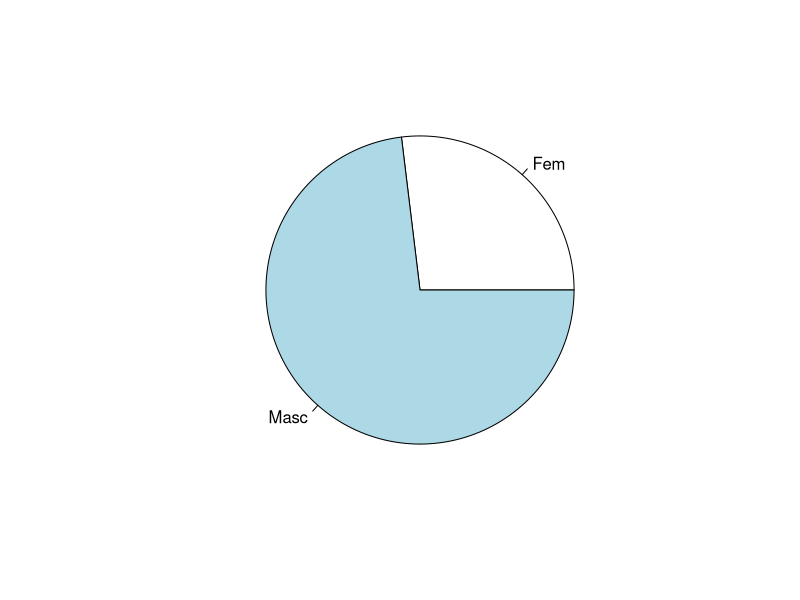
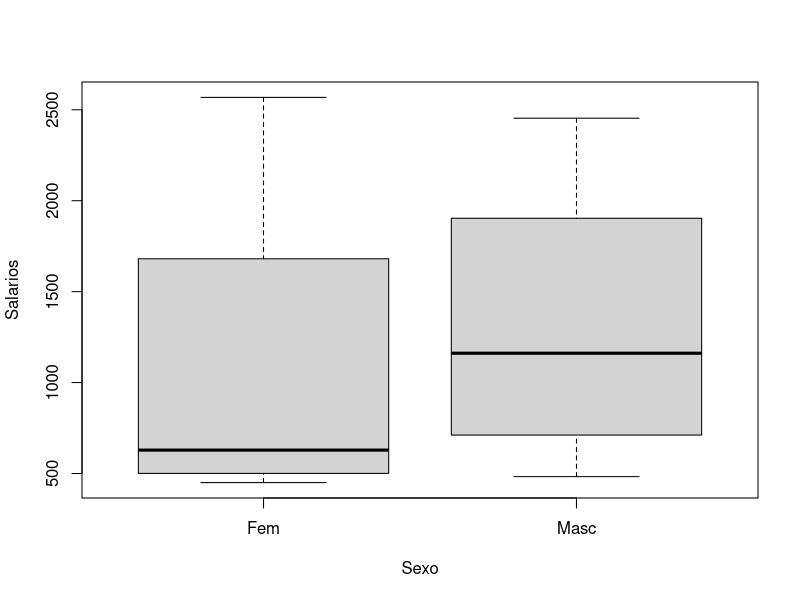
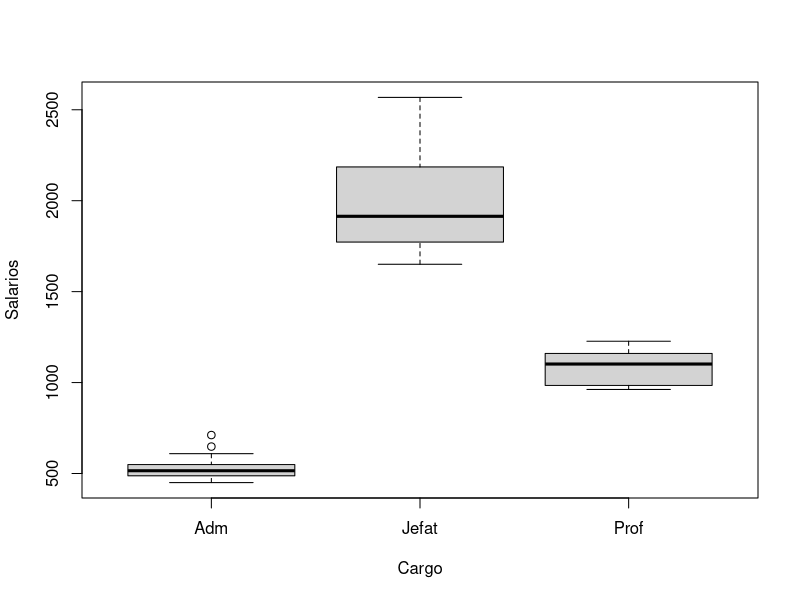
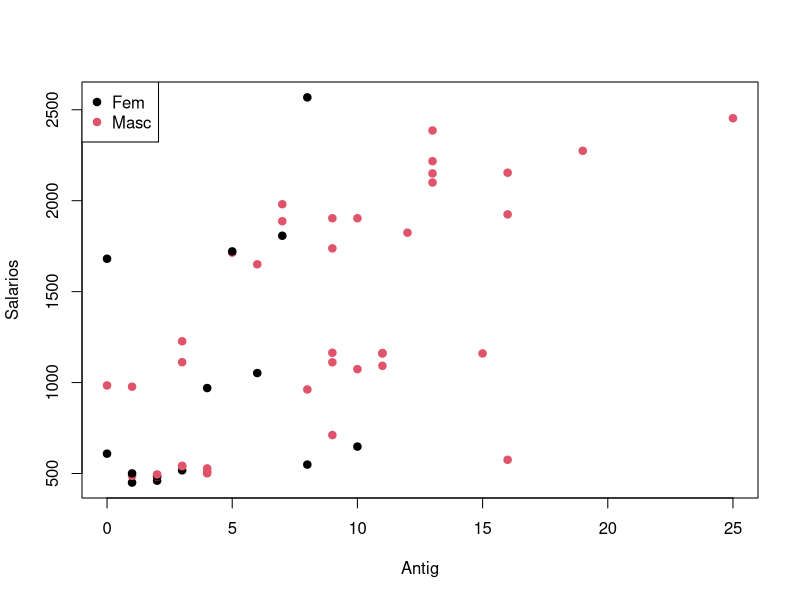
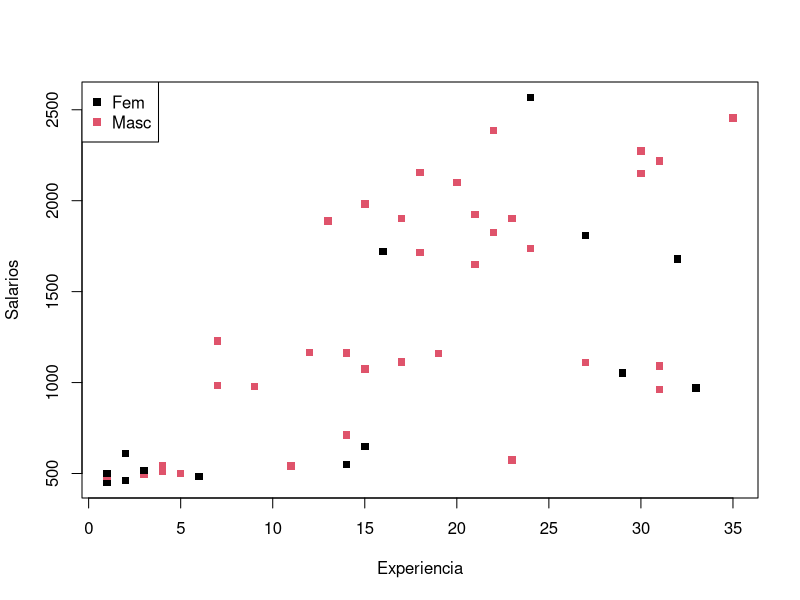
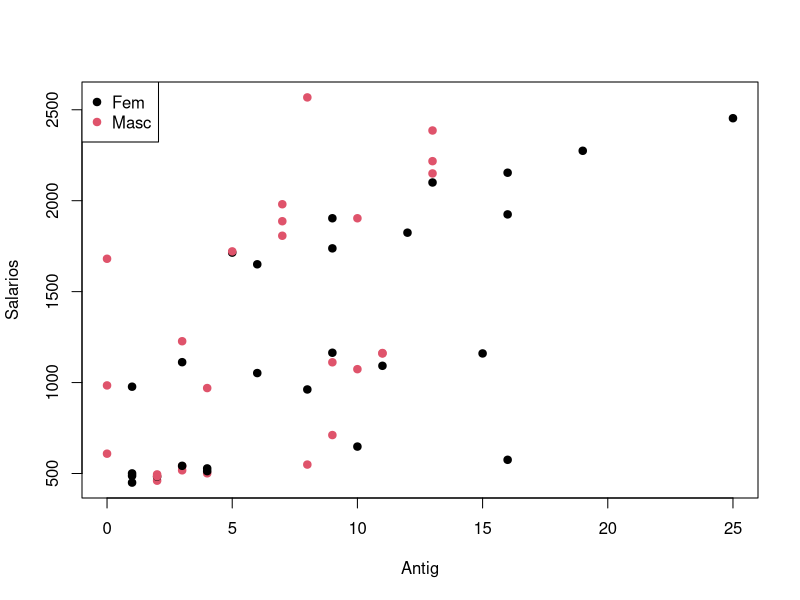
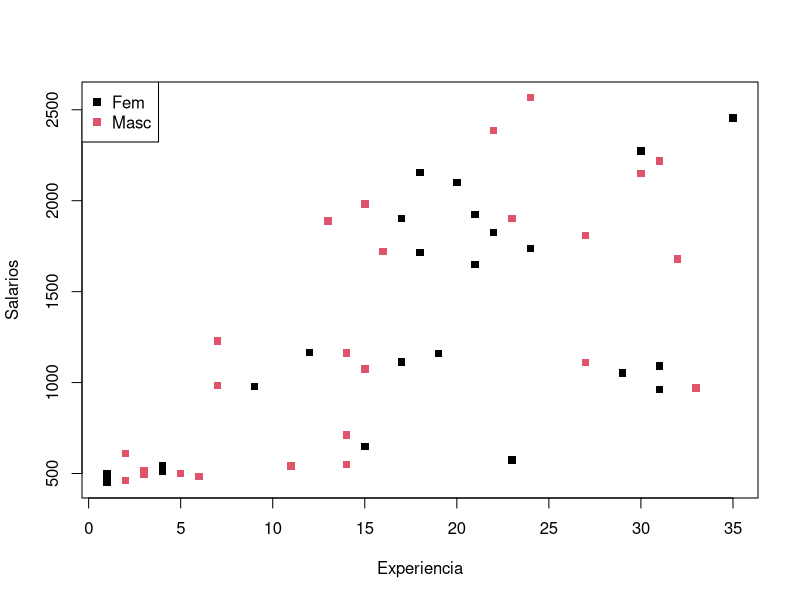
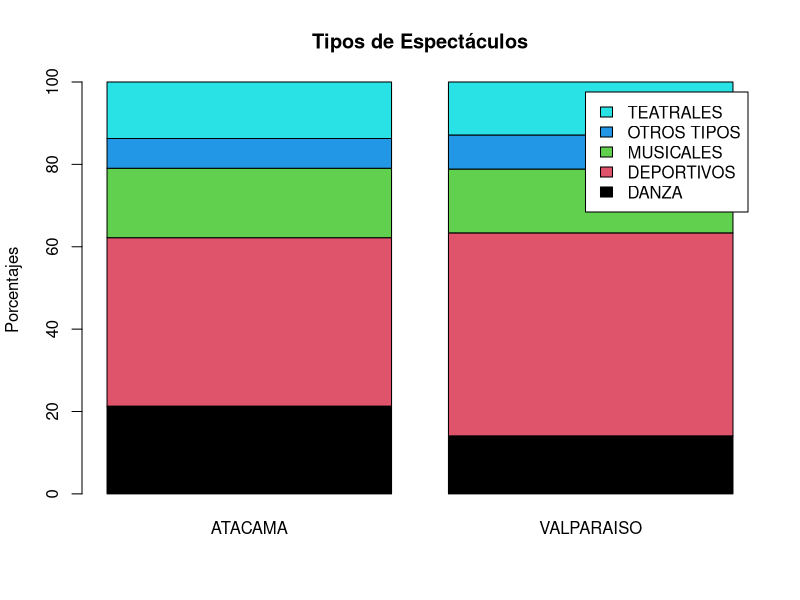

Write R code to recreate these figures, in order. (Note: this script raises an error after producing the figures.)


### PARTE 1 - BASE SALARIOS ####
setwd("d:/dev/Estadistica/")
#setwd("C:/Users/Matias/Desktop/Diplomado 2024")
base1<-readxl::read_excel("Control_1.xlsx", sheet="Salarios")
head(base1)
attach(base1)

### PREGUNTA A ###

### a.1) Porcentajes por sexo
table(Sexo) ->t1     # frecuencias
round(prop.table(t1)*100, 1) -> t2   # porcentajes
t1
t2

# si uno quisiera embellecer
cbind(t1, t2) -> t12
colnames(t12) <- c("Frec","%")
t12

# grafico
pie(table(Sexo))

### a.2) Tabla de cargos
table(Cargo, Sexo) -> t3
round(prop.table(t3, margin = 2)*100, 1) -> t4
t3
t4

# addmargins(t4, margin = 1)

# si uno quisiera embellecer
cbind(t3,t4) -> tabla  # tabla con ambos
colnames(tabla) <- c("Frec Fem","Frec Masc","% Fem","% Masc") 
# es posible poner los nombres asi, porque los % suman 100 por columna!! ojo
tabla

### a.3)Resumen de edad y salarios
# 1
tapply(Edad, Sexo, summary)
tapply(Salarios, Sexo, summary)
tapply(Salarios, Cargo, summary)

# 2
summary(base1$Edad)

aggregate(data = base1, Salarios ~ Sexo, FUN = summary)

aggregate(data = base1, Salarios ~ Cargo, FUN = summary)

## 3. completar el codigo
# base1 %>% group_by(Sexo) %>% 
#   summarise(minimo = min(Salarios),
#             maximo = max(Salarios))



### PREGUNTA B ###

#Gráficos de caja del salario
boxplot(Salarios~Sexo)
boxplot(Salarios~Cargo)


### PREGUNTA C ###

#Relación antiguedad-salarios (por sexo)

# automatizado
plot(Antig, Salarios, col=factor(Sexo), pch=19)
legend("topleft", legend = levels(factor(Sexo)), pch = 19,col = factor(levels(factor(Sexo)))) 

plot(Experiencia, Salarios, col=factor(Sexo), pch=15)
legend("topleft", legend = levels(factor(Sexo)), pch = 15,col = factor(levels(factor(Sexo)))) 

# manual
plot(Antig, Salarios, col=1:2, pch=19)
legend("topleft", legend = c("Fem","Masc"), pch = 19,col = 1:2) 

plot(Experiencia, Salarios, col=1:2, pch=15)
legend("topleft", legend = c("Fem","Masc"), pch = 15, col = 1:2) 




### PARTE 2 - BASE ESPECTACULOS ####

base2 <- readxl::read_excel("Control_1.xlsx", 
                            sheet="Espectaculos")
head(base2)
# attach(base2)

#Seleccionar 2 regiones
library(dplyr)
table(base2$REGION)
base2_reg <- filter(base2, REGION=="VALPARAISO" | REGION=="ATACAMA")
attach(base2_reg)
# head(base2_reg)

## Discusion: conteo o suma? ambas seran validas segun su interpretacion,
## ideal haber seguido la misma logica en todas las preguntas.

## a)Distribución porcentual de los espectáculos, según región
table(base2_reg$ESPECTACULOS, base2_reg$REGION) -> t5
round(prop.table(t5,2)*100, 2) -> t6
addmargins(t6,1)

barplot(t6, col=c(1:5), main="Tipos de Espectáculos", # col = rainbow(5)
        ylab="Porcentajes", legend.text = TRUE)


##b) gráfico de lineas con todos los datos

# primero debemos contar los tipos de espectaculos por año
table(base2_reg$AÑO, base2_reg$ESPECTACULOS) -> T1; T1
base3 <- as.data.frame(T1)
colnames(base3) = c("AÑO","ESPECTACULOS","frec")
base3
# attach(base3)

# base3 <- base2_reg %>% group_by(AÑO, ESPECTACULOS) %>% 
#   summarise(suma = sum(TOTAL_ESPECTAC), frec = n())

library(ggplot2)
ggplot(base3, aes(x = AÑO, y = frec, color=Espectaculos, group=ESPECTACULOS))+
  geom_point() +
  geom_line()



##c) gráfico de líneas solo dos regiones
library(ggplot2)
library(gridExtra)

table(base2_reg$AÑO,base2_reg$"ESPECTACULOS", base2_reg$REGION) ->T2
base4 <- as.data.frame(T2)
colnames(base4)=c("AÑO","Espectaculos","Region","frec")
# attach(base4)
base4

base5 <-filter(base4, Region=="VALPARAISO")
# attach(base5)
graf1 <- ggplot(base5, aes(AÑO, frec, color=Espectaculos, group=Espectaculos))+
  geom_point()+geom_line()+
  ggtitle("Región Valparaiso")


base6 <-filter(base4,Region=="ATACAMA")
# attach(base6)
graf2 <- ggplot(base6, aes(AÑO, frec, color=Espectaculos, group=Espectaculos))+
  geom_point()+geom_line()+
  ggtitle("Región Atacama")

grid.arrange(graf1, graf2, ncol = 2)









# -- Programacion
# -- Muy pocos controles y mucho contenido
# -- No se vio graficos de linea
# -- LLeva mucho tiempo generar y analizar, tema tiempo
# -- Quizas con mas de tiempo se hubiese hecho mejor